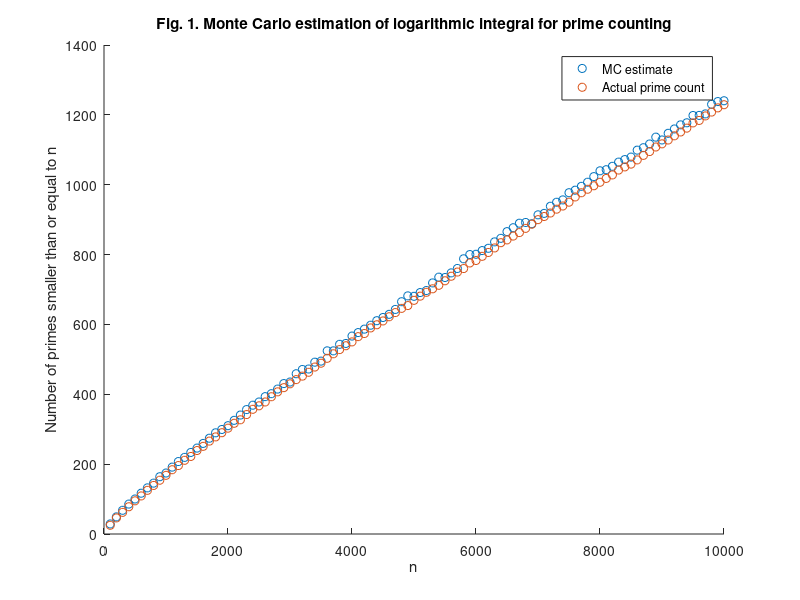

MATLAB code to generate this figure:
% Exercise - Understanding Monte Carlo integration using a log function 

%% 1. Aim of the exercise
% This script estimates the number of prime numbers less than or equal to n
% using Monte Carlo integration to approximate the logarithmic integral,
% which serves as a smooth estimate of the prime-counting function π(n).

%% 2. Theory
% Refer to the accompanying PDF for theoretical background.

%% 3. Simulation setup

% 3.1. Clear workspace and memory
clear;

% 3.2. Set number of random samples from Uniform(2, n)
N_samples = 1000;

% 3.3. Define evaluation points for prime counting and integration
N_values = 100:100:10000;

%% 4. Monte Carlo integration: Estimating the logarithmic integral

% 4.1. Preallocate vector for Monte Carlo estimates
MC_log_integral = NaN(size(N_values));  

% 4.2. Preallocate vector for actual prime counts
prime_counts = NaN(size(N_values));     

% 4.3. Loop over each n value and perform Monte Carlo estimation
for i = 1:length(N_values)
    % Current value of n
    N = N_values(i);
    % Draw random samples uniformly from [2,N]
    uniform_samples = random('Uniform',2,N,[N_samples 1]);
    % Apply transformation: f(x) = 1/log(x)
    log_transformation = 1./log(uniform_samples);
    % Estimate integral using sample mean
    mean_value = mean(log_transformation);
    MC_log_integral(i) = (N-2)*mean_value;
    % Compute actual number of primes up to N
    prime_counts(i) = length(primes(N));
end

%% 5. Visualization: Comparing integral estimates with true prime counts

% Plot
hold on
plot(N_values,MC_log_integral,'o','DisplayName','MC estimate');
plot(N_values,prime_counts,'o','DisplayName','Actual prime count');
title(['Fig. 1. Monte Carlo estimation of logarithmic integral' ...
    ' for prime counting']);
xlabel('n');
ylabel('Number of primes smaller than or equal to n');
legend('show')
hold off
